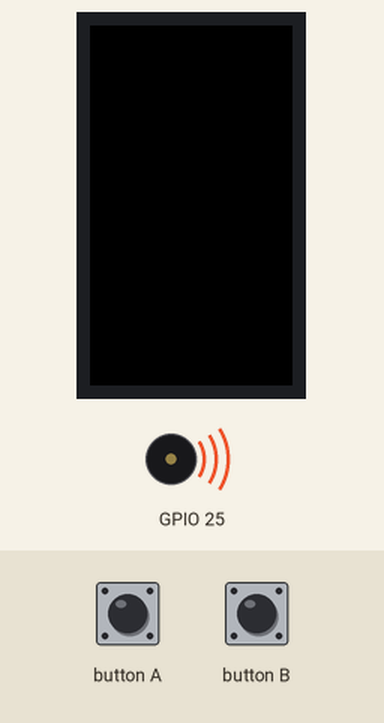
This sketch was run on a simulated ESP32. On the bench: 135×240 colour display, buzzer (waves = sounding).

Above: at 0.3 s.
Timing chart, 0 to 1.9 s (numbered marks = the images above):
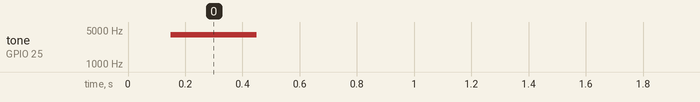

Measured:
- by itself, tone on GPIO 25: silent → 4000 Hz at 0.15 s, → silent 0.30 s later

The sketch:

buzzer.ino
```cpp
#include <M5StickCPlus.h>

void setup() {
    M5.begin();
    M5.Beep.tone(4000, 300);
}

void loop() {
    M5.update();
}
```
